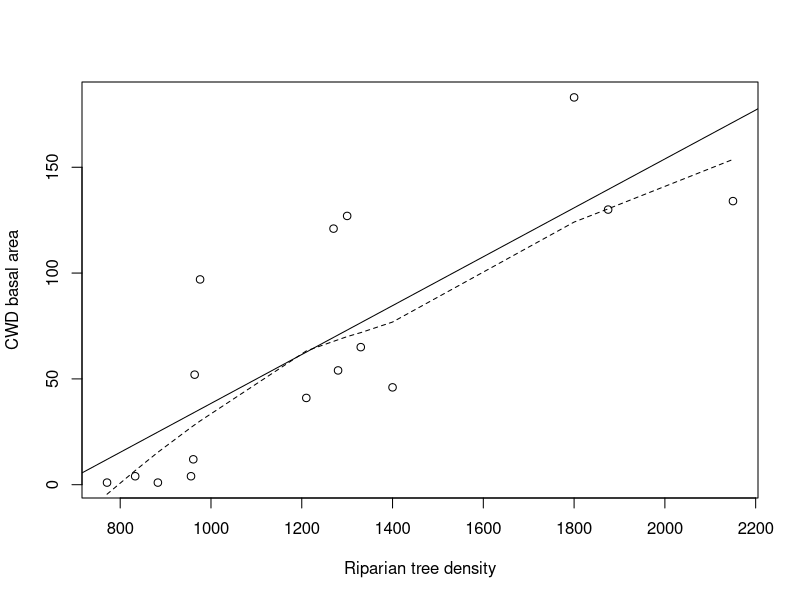
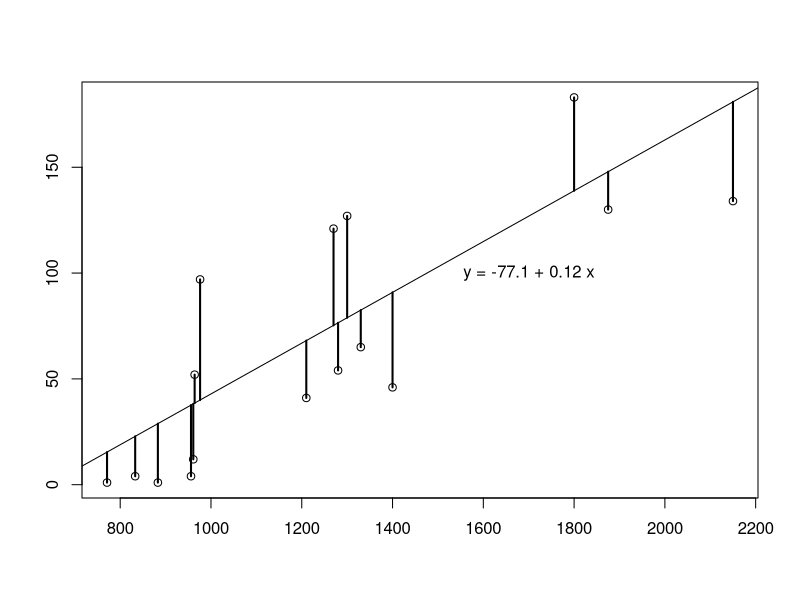
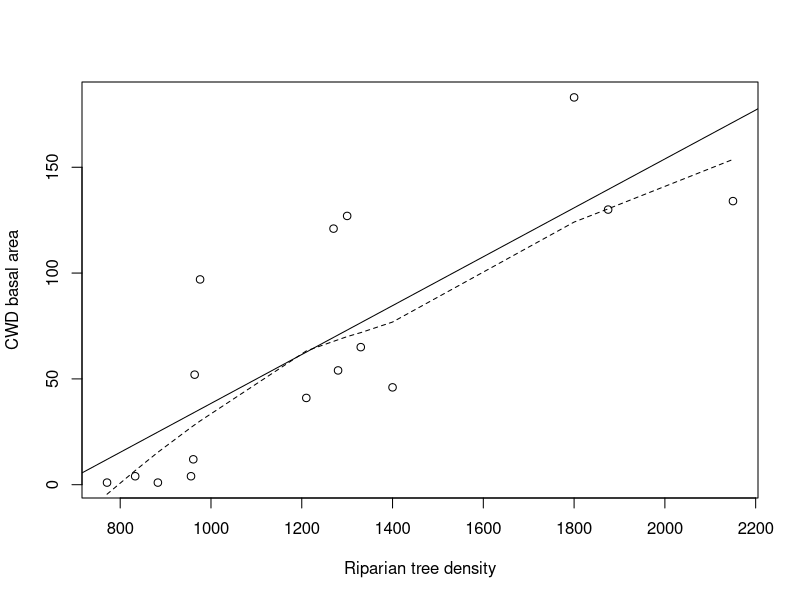
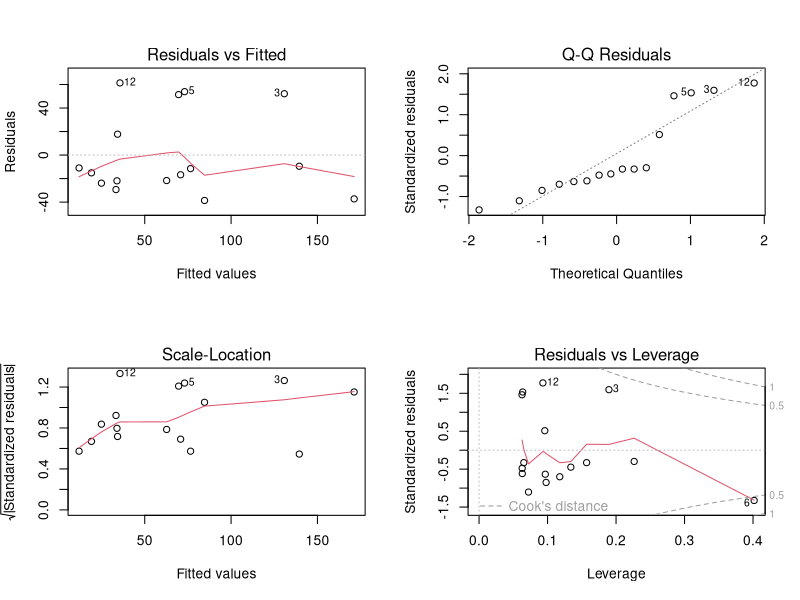
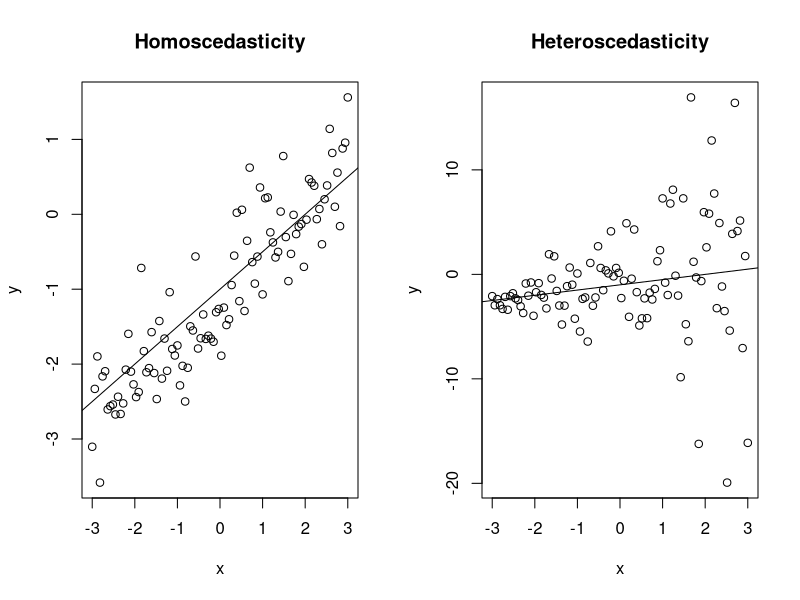
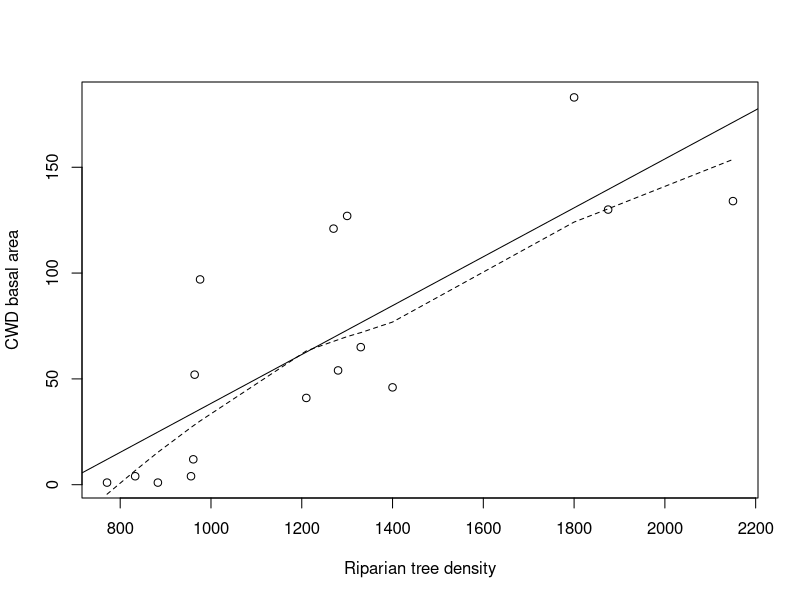
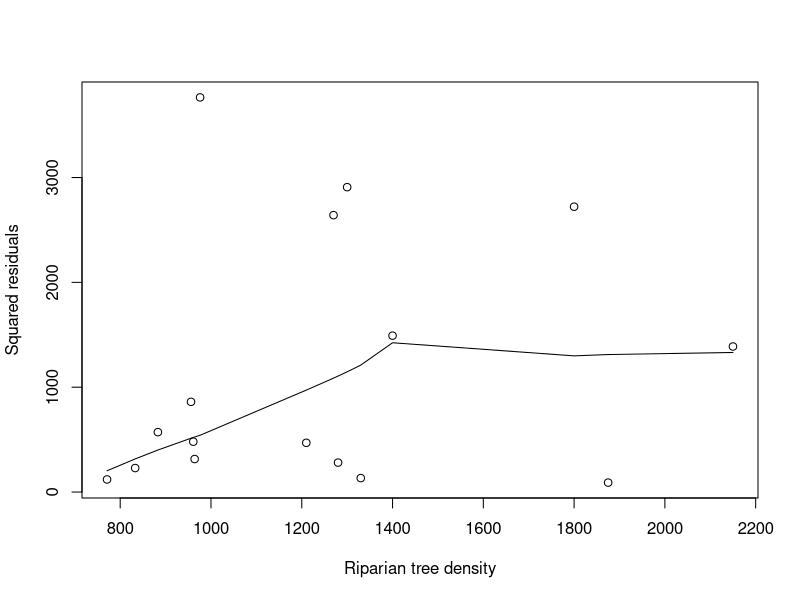
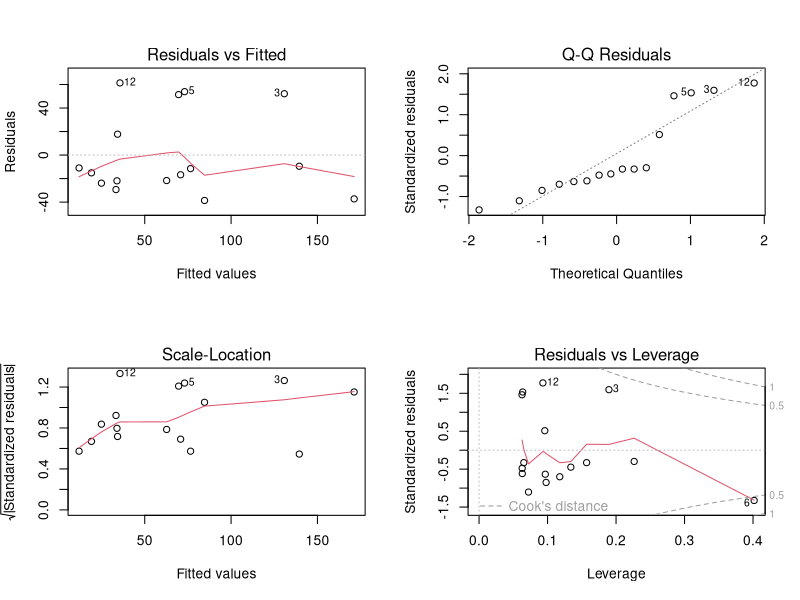

R code for these plots, in order:
## ---- chunk 1
CWD <- read.table("./datasets/01-linear-regression/christ.csv", header = T, sep = ",", dec = ".")
attach(CWD)

model <- lm(CWD.BASA ~ RIP.DENS)

## ---- chunk 2
par(mfrow=c(1,1))
plot(RIP.DENS, CWD.BASA, xlab = "Riparian tree density", ylab = "CWD basal area")
lines(lowess(RIP.DENS, CWD.BASA,f=3/4), lty = 2)
abline(model)
## ---- chunk 3
a <- -77.10
b <- 0.12

x <- CWD$RIP.DENS
y <- CWD$CWD.BASA

plot_residuals <- function(a, b) {
  plot(y ~ x, xlab = "", ylab = "")
  abline(a, b)
  y_pred <- a + b*x
  segments(x, y_pred, x, y, lwd=2)
}

par(mfrow=c(1, 1))
plot_residuals(a, b)
text(1700, 100, paste("y =", a, "+", b, "x"))
## ---- chunk 4
par(mfrow=c(1,1))
plot(RIP.DENS, CWD.BASA, xlab = "Riparian tree density", ylab = "CWD basal area")
lines(lowess(RIP.DENS, CWD.BASA,f=3/4), lty = 2)
abline(model)
## ---- chunk 5
model <- lm(CWD.BASA ~ RIP.DENS)
par(mfrow=c(2,2))
plot(model)
## ---- chunk 6
set.seed(1234)
n <- 100
a <- -1
b <- 0.5

x <- seq(-3, 3, length.out = n)
y1 <- a + b*x + rnorm(n, sd = 0.5)

sd <- seq(1, 2, length.out = n)^3
y2 <- a + b*x + rnorm(n, sd = sd)

par(mfrow=c(1, 2))
plot(x, y1, xlab = "x", ylab = "y", main = "Homoscedasticity")
abline(a, b)
plot(x, y2, xlab = "x", ylab = "y", main = "Heteroscedasticity")
abline(a, b)
## ---- chunk 7
par(mfrow=c(1,1))
plot(RIP.DENS, CWD.BASA, xlab = "Riparian tree density", ylab = "CWD basal area")
lines(lowess(RIP.DENS, CWD.BASA,f=3/4), lty = 2)
abline(model)
## ---- chunk 8
plot(RIP.DENS, residuals(model)^2, xlab = "Riparian tree density", ylab = "Squared residuals")
lines(lowess(RIP.DENS, residuals(model)^2,f=3/4))
## ---- chunk 9
model <- lm(CWD.BASA ~ RIP.DENS)
par(mfrow=c(2,2))
plot(model)
## ---- chunk 10
set.seed(456)

n <- 200
a <- 0
b <- 2

x <- seq(1, 10, length.out = n)[1:(n-1)]
y <- a + b*x + rnorm(n - 1)
bin <- floor(x)

par(mfrow=c(1, 2))
plot(x, y, xlab = "", ylab = "")
boxplot(y ~ bin, xlab = "", ylab = "")
residuals <- y - a - b*x 

## ---- chunk 11
set.seed(456)

n <- 200
a <- 0
b <- 2

x <- seq(1, 10, length.out = n)[1:(n-1)]

e <- rnorm(n - 1)
scales <- seq(1, 2, length.out = n-1)^3
scales[e < 0] <- 1
e <- e*scales

y <- a + b*x + e
bin <- floor(x)

par(mfrow=c(1, 2))
plot(x, y, xlab = "", ylab = "")
boxplot(y ~ bin, xlab = "", ylab = "", side="right")
## ---- chunk 12
set.seed(456)

n <- 100
a <- 0
b <- 2

x <- seq(1, 10, length.out = n)[1:(n-1)]
y <- a + b*x + rnorm(n - 1)
bin <- floor(x)

par(mfrow=c(1, 2))
boxplot(y ~ bin, xlab = "", ylab = "", side="right")
residuals <- y - a - b*x 
qqnorm(residuals, main = "Q-Q plot of Y|X")
qqline(residuals)

## ---- chunk 13
set.seed(456)

n <- 200
a <- 0
b <- 2

x <- seq(1, 10, length.out = n)[1:(n-1)]

e <- rnorm(n - 1)
scales <- seq(1, 2, length.out = n-1)^3
scales[e < 0] <- 1
e <- e*scales

y <- a + b*x + e
bin <- floor(x)

par(mfrow=c(1, 2))
boxplot(y ~ bin, xlab = "", ylab = "", side="right")
residuals <- y - a - b*x 
qqnorm(residuals, main = "Q-Q plot of Y|X")
qqline(residuals)
## ---- chunk 14
set.seed(456)

n <- 100
a <- 0
b <- 2

x <- seq(1, 10, length.out = n)[1:(n-1)]
y <- a + b*x + rnorm(n - 1)
bin <- floor(x)

par(mfrow=c(1, 2))
residuals <- y - a - b*x 
qqnorm(residuals, main = "Q-Q plot of Y|X")
qqline(residuals)
qqnorm(y, main = "Q-Q plot of Y")
qqline(y)
## ---- chunk 15
model <- lm(CWD.BASA ~ RIP.DENS)
par(mfrow=c(2,2))
plot(model)
## ---- chunk 16
model2 <- lm(log(CWD.BASA) ~ RIP.DENS)
summary(model2)
## ---- chunk 17
par(mfrow=c(2,2))
plot(model2)
## ---- chunk 18
model3 <- lm(log(CWD.BASA) ~ RIP.DENS + I(RIP.DENS^2))
summary(model3)
## ---- chunk 19
par(mfrow=c(2,2))
plot(model3)
## ---- chunk 20
summary(model3)$coefficients
## ---- chunk 21
model3 <- lm(I(log(CWD.BASA)) ~ RIP.DENS + I(RIP.DENS^2))
p <- predict(model3, newdata = data.frame(RIP.DENS=800:2200), 
             interval = "confidence")
## ---- chunk 22
plot(RIP.DENS, CWD.BASA, xlab = "Riparian tree density", ylab = "CWD basal area", ylim = c(0, max(exp(p[,3]))))
abline(model, lty=3)
lines(800:2200, exp(p[,1]))
lines(800:2200, exp(p[,2]), lty=2)
lines(800:2200, exp(p[,3]), lty=2)
## ---- chunk 23
summary(model)$coefficients
## ---- chunk 24
confint(model)
